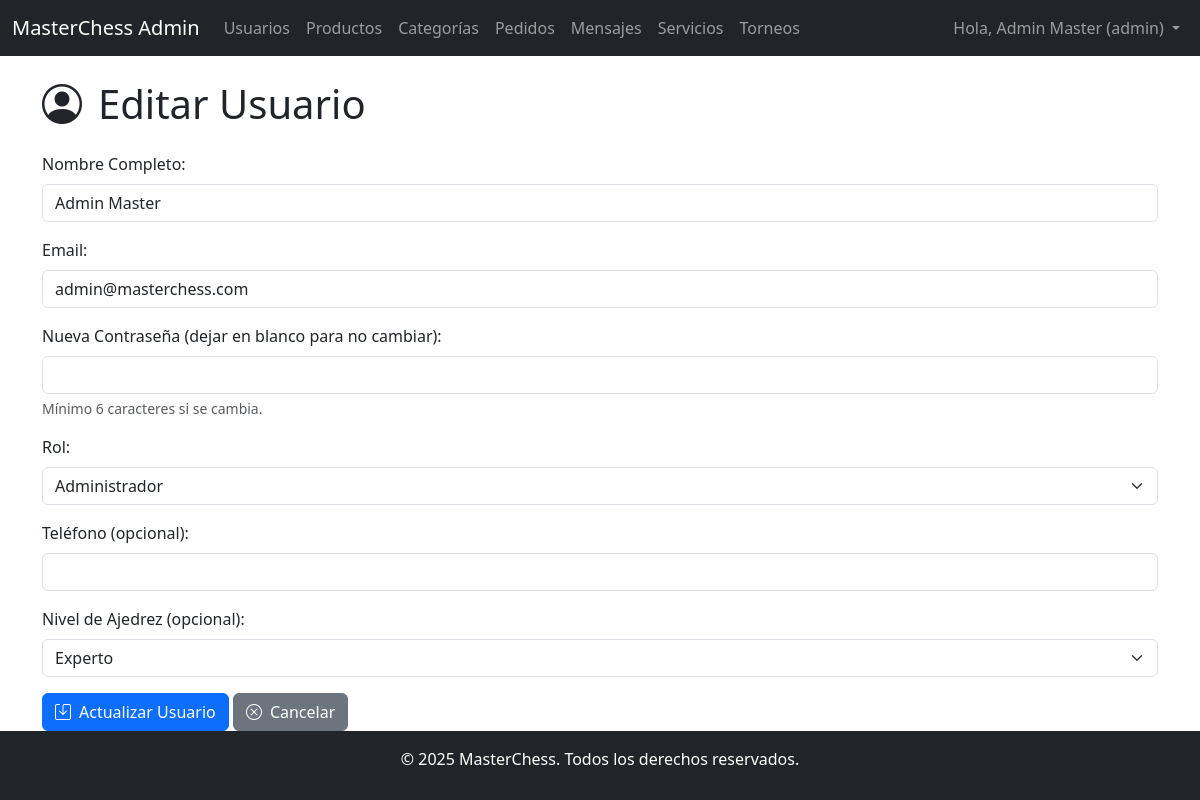
The page /admin/usuarios_editar.php?id=1 (signed in) on the database its author committed.
### tables this page shows
CREATE TABLE `usuarios` (
  `id` int NOT NULL,
  `nombre` varchar(100) NOT NULL,
  `email` varchar(100) NOT NULL,
  `password` varchar(255) NOT NULL,
  `rol` enum('admin','cliente','profesor') DEFAULT 'cliente',
  `telefono` varchar(20) DEFAULT NULL,
  `nivel_ajedrez` enum('principiante','intermedio','avanzado','experto') DEFAULT NULL,
  `fecha_registro` datetime DEFAULT CURRENT_TIMESTAMP,
  `fecha_ultimo_login` datetime DEFAULT NULL,
  `token_recuperacion` varchar(255) DEFAULT NULL,
  `expiracion_token` datetime DEFAULT NULL
);

### admin/usuarios_editar.php (the view, shortened to what this page needs)
<?php
require_once '../includes/header.php';
require_once '../config/db.php';
$usuario_a_editar = null;
$usuario_id = filter_var($_GET['id'] ?? '', FILTER_VALIDATE_INT);
if ($usuario_id === false) {
    $mensaje = "ID de usuario no válido.";
    $tipo_mensaje = "danger";
} else {
    try {
        $stmt = $pdo->prepare("SELECT id, nombre, email, rol, telefono, nivel_ajedrez FROM usuarios WHERE id = ?");
        $stmt->execute([$usuario_id]);
        $usuario_a_editar = $stmt->fetch(PDO::FETCH_ASSOC);
    } catch (PDOException $e) {
        $mensaje = "Error al cargar los datos del usuario: " . $e->getMessage();
        $tipo_mensaje = "danger";
    }
}
?>
<h1 class="mb-4"><i class="bi bi-person-circle me-3"></i>Editar Usuario</h1>
<?php if ($usuario_a_editar): ?>
    <form action="usuarios_editar.php?id=<?php echo htmlspecialchars($usuario_id); ?>" method="POST">
        <div class="mb-3">
            <label for="nombre" class="form-label">Nombre Completo:</label>
            <input type="text" class="form-control" id="nombre" name="nombre" value="<?php echo htmlspecialchars($_POST['nombre'] ?? $usuario_a_editar['nombre']); ?>" required>
        </div>
        <div class="mb-3">
            <label for="email" class="form-label">Email:</label>
            <input type="email" class="form-control" id="email" name="email" value="<?php echo htmlspecialchars($_POST['email'] ?? $usuario_a_editar['email']); ?>" required>
        </div>
        <div class="mb-3">
            <label for="password_nueva" class="form-label">Nueva Contraseña (dejar en blanco para no cambiar):</label>
            <input type="password" class="form-control" id="password_nueva" name="password_nueva">
            <div class="form-text">Mínimo 6 caracteres si se cambia.</div>
        </div>
        <div class="mb-3">
            <label for="rol" class="form-label">Rol:</label>
            <select class="form-select" id="rol" name="rol" required>
                <option value="admin" <?php echo ((isset($_POST['rol']) && $_POST['rol'] == 'admin') || (!isset($_POST['rol']) && $usuario_a_editar['rol'] == 'admin')) ? 'selected' : ''; ?>>Administrador</option>
            </select>
        </div>
        <div class="mb-3">
            <label for="telefono" class="form-label">Teléfono (opcional):</label>
            <input type="text" class="form-control" id="telefono" name="telefono" value="<?php echo htmlspecialchars($_POST['telefono'] ?? $usuario_a_editar['telefono']); ?>">
        </div>
        <div class="mb-3">
            <label for="nivel_ajedrez" class="form-label">Nivel de Ajedrez (opcional):</label>
            <select class="form-select" id="nivel_ajedrez" name="nivel_ajedrez">
                <option value="experto" <?php echo ((isset($_POST['nivel_ajedrez']) && $_POST['nivel_ajedrez'] == 'experto') || (!isset($_POST['nivel_ajedrez']) && $usuario_a_editar['nivel_ajedrez'] == 'experto')) ? 'selected' : ''; ?>>Experto</option>
            </select>
        </div>
        <button type="submit" class="btn btn-primary"><i class="bi bi-save me-2"></i>Actualizar Usuario</button>
        <a href="usuarios.php" class="btn btn-secondary"><i class="bi bi-x-circle me-2"></i>Cancelar</a>
    </form>
<?php else: ?>
    <p class="alert alert-warning">No se pudo cargar el usuario para editar o el ID no es válido.</p>
<?php endif; ?>
<?php
require_once '../includes/footer.php';
?>

### css/style.css (style rules this page uses)
body { padding-top: 0; padding-bottom: 0; margin: 0; }

### rows shown on the page
usuarios: nombre "Admin Master", email "admin@masterchess.com", rol "Administrador", nivel_ajedrez "Experto"

### other values the page prints
$_SESSION['usuario_nombre'] "Admin Master"
$_SESSION['usuario_rol'] "admin"
